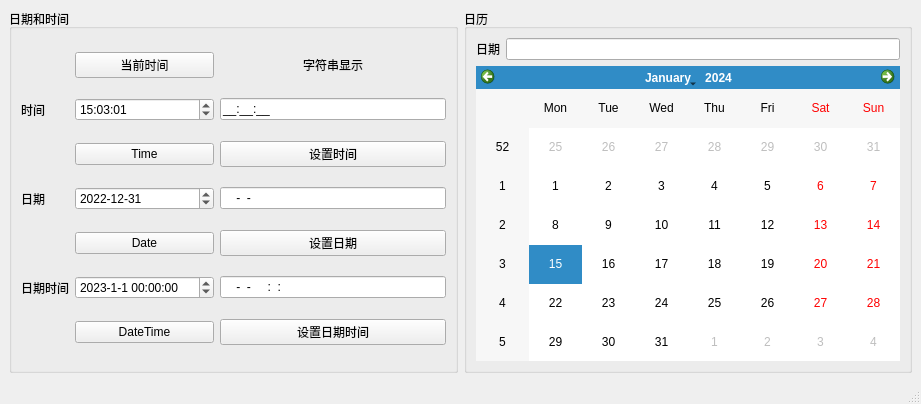
<?xml version="1.0" encoding="UTF-8"?>
<ui version="4.0">
 <class>QtDateTimee</class>
 <widget class="QMainWindow" name="QtDateTimee">
  <property name="geometry">
   <rect>
    <x>0</x>
    <y>0</y>
    <width>921</width>
    <height>404</height>
   </rect>
  </property>
  <property name="windowTitle">
   <string>QtDateTimee</string>
  </property>
  <widget class="QWidget" name="centralwidget">
   <layout class="QGridLayout" name="gridLayout_3">
    <item row="0" column="0">
     <widget class="QGroupBox" name="groupBox">
      <property name="title">
       <string>日期和时间</string>
      </property>
      <layout class="QGridLayout" name="gridLayout">
       <item row="0" column="1">
        <widget class="QPushButton" name="pushButton">
         <property name="text">
          <string>当前时间</string>
         </property>
        </widget>
       </item>
       <item row="0" column="2" alignment="Qt::AlignHCenter">
        <widget class="QLabel" name="label_4">
         <property name="text">
          <string>字符串显示</string>
         </property>
        </widget>
       </item>
       <item row="1" column="0">
        <widget class="QLabel" name="label">
         <property name="text">
          <string>时间</string>
         </property>
        </widget>
       </item>
       <item row="1" column="1">
        <widget class="QTimeEdit" name="timeEdit">
         <property name="displayFormat">
          <string>HH:mm:ss</string>
         </property>
         <property name="time">
          <time>
           <hour>15</hour>
           <minute>3</minute>
           <second>1</second>
          </time>
         </property>
        </widget>
       </item>
       <item row="1" column="2">
        <widget class="QLineEdit" name="editTime">
         <property name="inputMask">
          <string>99:99:99;_</string>
         </property>
        </widget>
       </item>
       <item row="2" column="1">
        <widget class="QPushButton" name="btnTime">
         <property name="text">
          <string>Time</string>
         </property>
        </widget>
       </item>
       <item row="2" column="2">
        <widget class="QPushButton" name="btnFormatTime">
         <property name="text">
          <string>设置时间</string>
         </property>
        </widget>
       </item>
       <item row="3" column="0">
        <widget class="QLabel" name="label_2">
         <property name="text">
          <string>日期</string>
         </property>
        </widget>
       </item>
       <item row="3" column="1">
        <widget class="QDateEdit" name="dateEdit">
         <property name="dateTime">
          <datetime>
           <hour>0</hour>
           <minute>0</minute>
           <second>0</second>
           <year>2022</year>
           <month>12</month>
           <day>31</day>
          </datetime>
         </property>
         <property name="displayFormat">
          <string>yyyy-M-d</string>
         </property>
        </widget>
       </item>
       <item row="3" column="2">
        <widget class="QLineEdit" name="editDate">
         <property name="inputMask">
          <string>9999-99-99</string>
         </property>
        </widget>
       </item>
       <item row="4" column="1">
        <widget class="QPushButton" name="btnDate">
         <property name="text">
          <string>Date</string>
         </property>
        </widget>
       </item>
       <item row="4" column="2">
        <widget class="QPushButton" name="btnFormatDate">
         <property name="text">
          <string>设置日期</string>
         </property>
        </widget>
       </item>
       <item row="5" column="0">
        <widget class="QLabel" name="label_3">
         <property name="text">
          <string>日期时间</string>
         </property>
        </widget>
       </item>
       <item row="5" column="1">
        <widget class="QDateTimeEdit" name="dateTimeEdit">
         <property name="date">
          <date>
           <year>2023</year>
           <month>1</month>
           <day>1</day>
          </date>
         </property>
         <property name="displayFormat">
          <string>yyyy-M-d HH:mm:ss</string>
         </property>
        </widget>
       </item>
       <item row="5" column="2">
        <widget class="QLineEdit" name="editDateTime">
         <property name="inputMask">
          <string>9999-99-99 99:99:99</string>
         </property>
        </widget>
       </item>
       <item row="6" column="1">
        <widget class="QPushButton" name="btnDateTime">
         <property name="text">
          <string>DateTime</string>
         </property>
        </widget>
       </item>
       <item row="6" column="2">
        <widget class="QPushButton" name="btnFormatDateTime">
         <property name="text">
          <string>设置日期时间</string>
         </property>
        </widget>
       </item>
      </layout>
     </widget>
    </item>
    <item row="0" column="1">
     <widget class="QGroupBox" name="groupBox_2">
      <property name="title">
       <string>日历</string>
      </property>
      <layout class="QGridLayout" name="gridLayout_2">
       <item row="0" column="0">
        <widget class="QLabel" name="label_5">
         <property name="text">
          <string>日期</string>
         </property>
        </widget>
       </item>
       <item row="0" column="1">
        <widget class="QLineEdit" name="editCalendar"/>
       </item>
       <item row="1" column="0" colspan="2">
        <widget class="QCalendarWidget" name="calendar"/>
       </item>
      </layout>
     </widget>
    </item>
   </layout>
  </widget>
  <widget class="QMenuBar" name="menubar">
   <property name="geometry">
    <rect>
     <x>0</x>
     <y>0</y>
     <width>921</width>
     <height>26</height>
    </rect>
   </property>
  </widget>
  <widget class="QStatusBar" name="statusbar"/>
 </widget>
 <resources/>
 <connections/>
</ui>
